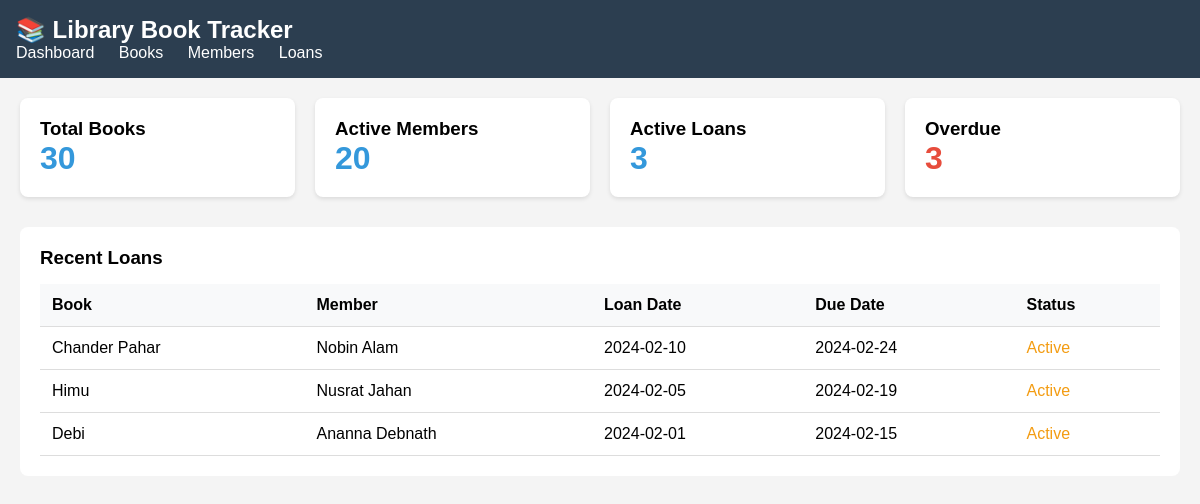
The page / on the database its author committed.
### tables this page shows
CREATE TABLE loans (
            loan_id INTEGER PRIMARY KEY AUTOINCREMENT,
            book_id INTEGER,
            member_id INTEGER,
            loan_date DATE DEFAULT CURRENT_DATE,
            due_date DATE,
            return_date DATE,
            status TEXT DEFAULT 'active',
            FOREIGN KEY (book_id) REFERENCES books (book_id),
            FOREIGN KEY (member_id) REFERENCES members (member_id)
        );

CREATE TABLE books (
            book_id INTEGER PRIMARY KEY AUTOINCREMENT,
            title TEXT NOT NULL,
            author TEXT NOT NULL,
            isbn TEXT UNIQUE,
            genre TEXT,
            published_year INTEGER,
            total_copies INTEGER DEFAULT 1,
            available_copies INTEGER DEFAULT 1
        );

### app.py (the view)
@app.route('/')
def index():
    conn = get_db()
    total_books = conn.execute('SELECT COUNT(*) as count FROM books').fetchone()['count']
    total_members = conn.execute('SELECT COUNT(*) as count FROM members WHERE active = 1').fetchone()['count']
    active_loans = conn.execute('SELECT COUNT(*) as count FROM loans WHERE status = "active"').fetchone()['count']
    overdue_loans = conn.execute('''
        SELECT COUNT(*) as count FROM loans
        WHERE status = "active" AND due_date < DATE("now")
    ''').fetchone()['count']
    recent_loans = conn.execute('''
        SELECT l.loan_id, b.title, m.first_name || " " || m.last_name as member_name,
               l.loan_date, l.due_date, l.status
        FROM loans l
        JOIN books b ON l.book_id = b.book_id
        JOIN members m ON l.member_id = m.member_id
        ORDER BY l.loan_date DESC
        LIMIT 5
    ''').fetchall()
    conn.close()
    return render_template('index.html',
                         total_books=total_books,
                         total_members=total_members,
                         active_loans=active_loans,
                         overdue_loans=overdue_loans,
                         recent_loans=recent_loans)

### app.py (called while the page is built)
def get_db():
    conn = sqlite3.connect(DATABASE)
    conn.row_factory = sqlite3.Row
    return conn

### templates/index.html (shortened to what this page needs)
<!DOCTYPE html>
<html>
<head>
</head>
<body>
    <div class="navbar">
        <h2>📚 Library Book Tracker</h2>
        <div>
            <a href="/">Dashboard</a>
            <a href="/books">Books</a>
            <a href="/members">Members</a>
            <a href="/loans">Loans</a>
        </div>
    </div>
    <div class="container">
        <div class="stats">
            <div class="stat-card">
                <h3>Total Books</h3>
                <div class="stat-number">{{ total_books }}</div>
            </div>
            <div class="stat-card">
                <h3>Active Members</h3>
                <div class="stat-number">{{ total_members }}</div>
            </div>
            <div class="stat-card">
                <h3>Active Loans</h3>
                <div class="stat-number">{{ active_loans }}</div>
            </div>
            <div class="stat-card">
                <h3>Overdue</h3>
                <div class="stat-number" style="color: #e74c3c;">{{ overdue_loans }}</div>
            </div>
        </div>
        <div class="recent-table">
            <h3>Recent Loans</h3>
            <table>
                <thead>
                    <tr>
                        <th>Book</th>
                        <th>Member</th>
                        <th>Loan Date</th>
                        <th>Due Date</th>
                        <th>Status</th>
                    </tr>
                </thead>
                <tbody>
                    {% for loan in recent_loans %}
                    <tr>
                        <td>{{ loan.title }}</td>
                        <td>{{ loan.member_name }}</td>
                        <td>{{ loan.loan_date }}</td>
                        <td>{{ loan.due_date }}</td>
                        <td>
                            {% if loan.status == 'active' %}
                                <span style="color: #f39c12;">Active</span>
                            {% else %}
                                <span style="color: #27ae60;">Returned</span>
                            {% endif %}
                        </td>
                    </tr>
                    {% endfor %}
                </tbody>
            </table>
        </div>
    </div>
</body>
</html>

### templates/index.html (style rules this page uses)
* { margin: 0; padding: 0; box-sizing: border-box; }
body { font-family: Arial, sans-serif; background: #f4f4f4; }
.navbar { background: #2c3e50; padding: 1rem; color: white; }
.navbar a { color: white; text-decoration: none; margin-right: 20px; }
.container { max-width: 1200px; margin: 20px auto; padding: 0 20px; }
.stats { display: grid; grid-template-columns: repeat(4, 1fr); gap: 20px; margin-bottom: 30px; }
.stat-card { background: white; padding: 20px; border-radius: 8px; box-shadow: 0 2px 4px rgba(0,0,0,0.1); }
.stat-number { font-size: 2rem; font-weight: bold; color: #3498db; }
.recent-table { background: white; padding: 20px; border-radius: 8px; }
table { width: 100%; border-collapse: collapse; margin-top: 15px; }
th, td { padding: 12px; text-align: left; border-bottom: 1px solid #ddd; }
th { background: #f8f9fa; }

### rows shown on the page
loans: title "Chander Pahar", member_name "Nobin Alam", loan_date "2024-02-10", due_date "2024-02-24", status "Active"
loans: title "Himu", member_name "Nusrat Jahan", loan_date "2024-02-05", due_date "2024-02-19", status "Active"
loans: title "Debi", member_name "Ananna Debnath", loan_date "2024-02-01", due_date "2024-02-15", status "Active"

### other values the page prints
{{ total_books }} "30"
{{ total_members }} "20"
{{ active_loans }} "3"
{{ overdue_loans }} "3"
